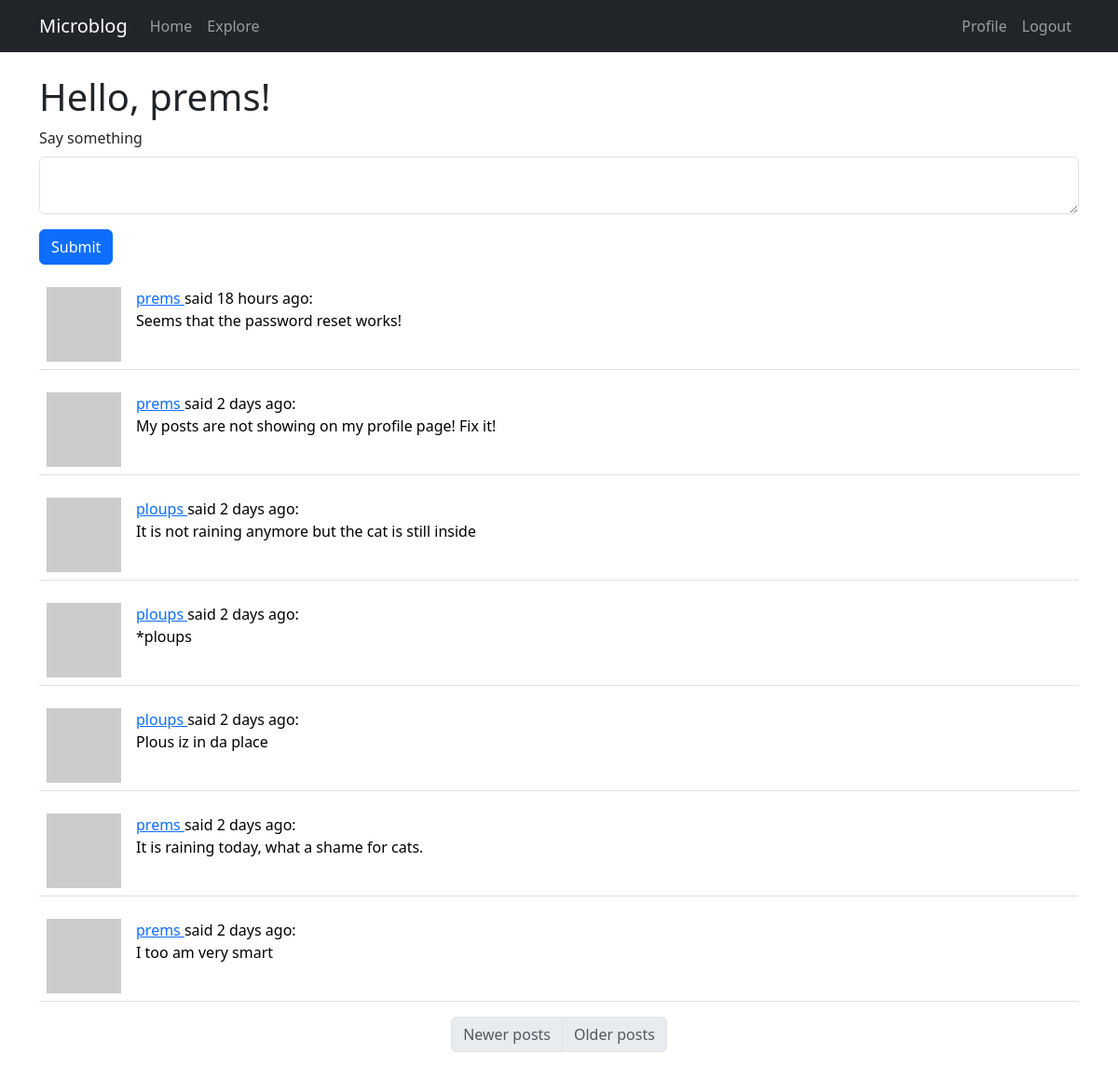
The app's page /index (signed in) with its own data.
### app/models.py (models this page shows, shortened)
class User(UserMixin, db.Model):
    id: so.Mapped[int] = so.mapped_column(primary_key=True)
    username: so.Mapped[str] = so.mapped_column(sa.String(64), index=True, unique=True)
    email: so.Mapped[str] = so.mapped_column(sa.String(120), index=True, unique=True)
    password_hash: so.Mapped[Optional[str]] = so.mapped_column(sa.String(256))
    posts: so.WriteOnlyMapped["Post"] = so.relationship(back_populates="author")
    about_me: so.Mapped[Optional[str]] = so.mapped_column(sa.String(140))
    last_seen: so.Mapped[Optional[datetime]] = so.mapped_column(
        default=lambda: datetime.now(timezone.utc)
    )
    following: so.WriteOnlyMapped["User"] = so.relationship(
        secondary=followers,
        primaryjoin=(followers.c.follower_id == id),
        secondaryjoin=(followers.c.followed_id == id),
        back_populates="followers",
    )
    followers: so.WriteOnlyMapped["User"] = so.relationship(
        secondary=followers,
        primaryjoin=(followers.c.followed_id == id),
        secondaryjoin=(followers.c.follower_id == id),
        back_populates="following",
    )
    def avatar(self, size):
        digest = md5(self.email.lower().encode("utf-8")).hexdigest()
        return f"https://www.gravatar.com/avatar/{digest}?d=identicon&s={size}"
    def following_posts(self):
        Author = so.aliased(User)
        Follower = so.aliased(User)
        return (
            sa.select(Post)
            .join(Post.author.of_type(Author))
            .join(Author.followers.of_type(Follower), isouter=True)
            .where(sa.or_(Follower.id == self.id, Author.id == self.id))
            .group_by(Post)
            .order_by(Post.timestamp.desc())
        )

class Post(db.Model):
    id: so.Mapped[int] = so.mapped_column(primary_key=True)
    body: so.Mapped[str] = so.mapped_column(sa.String(140))
    timestamp: so.Mapped[datetime] = so.mapped_column(
        index=True, default=lambda: datetime.now(timezone.utc)
    )
    user_id: so.Mapped[int] = so.mapped_column(sa.ForeignKey(User.id), index=True)
    author: so.Mapped[User] = so.relationship(back_populates="posts")

### app/routes.py (the view)
@app.route("/", methods=["GET", "POST"])
@app.route("/index", methods=["GET", "POST"])
@login_required
def index():
    form = PostForm()
    if form.validate_on_submit():
        post = Post(body=form.post.data, author=current_user)
        db.session.add(post)
        db.session.commit()
        flash("Your post is posted :)")
        return redirect(url_for("index"))
    page = request.args.get("page", 1, int)
    posts = db.paginate(
        current_user.following_posts(),
        page=page,
        per_page=app.config["POSTS_PER_PAGE"],
        error_out=False,
    )
    prev_url = url_for("index", page=posts.prev_num) if posts.has_prev else None
    next_url = url_for("index", page=posts.next_num) if posts.has_next else None
    return render_template(
        "index.html",
        title="Home",
        form=form,
        posts=posts,
        prev_url=prev_url,
        next_url=next_url,
    )

### app/forms.py
class PostForm(FlaskForm):
    post = TextAreaField(
        "Say something", validators=[DataRequired(), Length(min=1, max=140)]
    )
    submit = SubmitField(_l("Submit"))

### app/__init__.py (called while the page is built)
def get_locale():
    return request.accept_languages.best_match(app.config["LANGUAGES"])

### app/models.py (called while the page is built)
@login.user_loader
def load_user(id):
    return db.session.get(User, int(id))

### app/routes.py (called while the page is built)
@app.before_request
def before_request():
    if current_user.is_authenticated:
        current_user.last_seen = datetime.now(timezone.utc)
        db.session.commit()

### app/templates/index.html
{% extends 'base.html' %}
{% import "bootstrap_wtf.html" as wtf %}
{% block content %}
<h1>Hello, {{ current_user.username }}!</h1>
{% if form %}
{{ wtf.quick_form(form) }}
{% endif %}
{% for post in posts %}
{% include '_post.html' %}
{% endfor %}
<nav aria-label="Post navigation">
  <ul class="pagination justify-content-center">
    <li class="page-item {% if not prev_url %} disabled{% endif %}">
      <a class="page-link" href="{{ prev_url }}"">Newer posts</a>
    </li>
    <li class=" page-item {% if not next_url %} disabled{% endif %}">
        <a class="page-link" href="{{ next_url }}">Older posts</a>
    </li>
  </ul>
</nav>
{% endblock %}

### app/templates/_post.html
<table class="table table-hover">
    <tr valign="top">
        <td width="70px">
            <a href="{{ url_for('user', username=post.author.username) }}">
                <img src="{{ post.author.avatar(36) }}">
            </a>
        </td>
        <td>
            <a href="{{ url_for('user', username=post.author.username) }}">
                {{ post.author.username }}
            </a>
            said {{ moment(post.timestamp).fromNow() }}:
            <br>
            {{ post.body }}
        </td>
    </tr>
</table>

### records on screen
User: username "prems"
Post: author.username "prems", timestamp "18 hours ago", body "Seems that the password reset works!"
Post: author.username "prems", timestamp "2 days ago", body "My posts are not showing on my profile page! Fix it!"
Post: author.username "ploups", timestamp "2 days ago", body "It is not raining anymore but the cat is still inside"
Post: author.username "ploups", timestamp "2 days ago", body "*ploups"
Post: author.username "ploups", timestamp "2 days ago", body "Plous iz in da place"
Post: author.username "prems", timestamp "2 days ago", body "It is raining today, what a shame for cats."
Post: author.username "prems", timestamp "2 days ago", body "I too am very smart"

### other values on screen
{{ field.label(class='form-label') }} "Say something"
